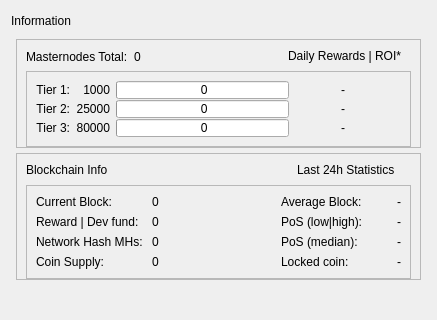
         <widget class="QFrame" name="frame_bottom_1">
          <property name="minimumSize">
           <size>
            <width>0</width>
            <height>320</height>
           </size>
          </property>
          <layout class="QVBoxLayout" name="verticalLayout_9">
           <item>
            <layout class="QVBoxLayout" name="verticalLayout_7">
             <item>
              <layout class="QHBoxLayout" name="horizontalLayout_12">
               <item>
                <widget class="QLabel" name="label_7">
                 <property name="text">
                  <string>Information</string>
                 </property>
                </widget>
               </item>
               <item>
                <spacer name="horizontalSpacer_10">
                 <property name="orientation">
                  <enum>Qt::Horizontal</enum>
                 </property>
                 <property name="sizeHint" stdset="0">
                  <size>
                   <width>40</width>
                   <height>20</height>
                  </size>
                 </property>
                </spacer>
               </item>
              </layout>
             </item>
             <item>
              <widget class="QWidget" name="infoWidget" native="true">
               <layout class="QVBoxLayout" name="informationWidget">
                <property name="spacing">
                 <number>5</number>
                </property>
                <property name="leftMargin">
                 <number>5</number>
                </property>
                <property name="topMargin">
                 <number>2</number>
                </property>
                <property name="rightMargin">
                 <number>5</number>
                </property>
                <property name="bottomMargin">
                 <number>2</number>
                </property>
                <item>
                 <widget class="QFrame" name="frameMnInfo">
                  <property name="frameShape">
                   <enum>QFrame::StyledPanel</enum>
                  </property>
                  <property name="frameShadow">
                   <enum>QFrame::Raised</enum>
                  </property>
                  <layout class="QVBoxLayout" name="verticalLayout_17">
                   <property name="bottomMargin">
                    <number>0</number>
                   </property>
                   <item>
                    <layout class="QHBoxLayout" name="horizontalLayout_9">
                     <item>
                      <widget class="QLabel" name="labelMnTotal">
                       <property name="minimumSize">
                        <size>
                         <width>0</width>
                         <height>0</height>
                        </size>
                       </property>
                       <property name="maximumSize">
                        <size>
                         <width>16777215</width>
                         <height>16777215</height>
                        </size>
                       </property>
                       <property name="text">
                        <string>Masternodes Total:</string>
                       </property>
                      </widget>
                     </item>
                     <item>
                      <widget class="QLabel" name="labelMnTotal_Value">
                       <property name="text">
                        <string>0</string>
                       </property>
                      </widget>
                     </item>
                     <item>
                      <spacer name="horizontalSpacer_7">
                       <property name="orientation">
                        <enum>Qt::Horizontal</enum>
                       </property>
                       <property name="sizeHint" stdset="0">
                        <size>
                         <width>40</width>
                         <height>16</height>
                        </size>
                       </property>
                      </spacer>
                     </item>
                     <item>
                      <widget class="QLabel" name="labelROI">
                       <property name="minimumSize">
                        <size>
                         <width>0</width>
                         <height>0</height>
                        </size>
                       </property>
                       <property name="maximumSize">
                        <size>
                         <width>16777215</width>
                         <height>16777215</height>
                        </size>
                       </property>
                       <property name="text">
                        <string>Daily Rewards | ROI*   </string>
                       </property>
                       <property name="alignment">
                        <set>Qt::AlignRight</set>
                       </property>
                      </widget>
                     </item>
                    </layout>
                   </item>
                   <item>
                    <widget class="QFrame" name="frameMnInfoLevels">
                     <property name="frameShape">
                      <enum>QFrame::StyledPanel</enum>
                     </property>
                     <property name="frameShadow">
                      <enum>QFrame::Raised</enum>
                     </property>
                     <layout class="QGridLayout" name="gridLayout_2">
                      <property name="verticalSpacing">
                       <number>1</number>
                      </property>
                      <item row="0" column="2">
                       <widget class="QProgressBar" name="graphMN1">
                        <property name="minimumSize">
                         <size>
                          <width>0</width>
                          <height>18</height>
                         </size>
                        </property>
                        <property name="maximumSize">
                         <size>
                          <width>16777215</width>
                          <height>18</height>
                         </size>
                        </property>
                        <property name="value">
                         <number>0</number>
                        </property>
                        <property name="format">
                         <string> %v</string>
                        </property>
                       </widget>
                      </item>
                      <item row="1" column="2">
                       <widget class="QProgressBar" name="graphMN2">
                        <property name="minimumSize">
                         <size>
                          <width>0</width>
                          <height>18</height>
                         </size>
                        </property>
                        <property name="maximumSize">
                         <size>
                          <width>16777215</width>
                          <height>18</height>
                         </size>
                        </property>
                        <property name="value">
                         <number>0</number>
                        </property>
                        <property name="format">
                         <string> %v</string>
                        </property>
                       </widget>
                      </item>
                      <item row="3" column="2">
                       <widget class="QProgressBar" name="graphMN3">
                        <property name="minimumSize">
                         <size>
                          <width>0</width>
                          <height>18</height>
                         </size>
                        </property>
                        <property name="maximumSize">
                         <size>
                          <width>16777215</width>
                          <height>18</height>
                         </size>
                        </property>
                        <property name="value">
                         <number>0</number>
                        </property>
                        <property name="format">
                         <string> %v</string>
                        </property>
                       </widget>
                      </item>
                      <item row="0" column="3">
                       <widget class="QLabel" name="roi_11">
                        <property name="minimumSize">
                         <size>
                          <width>50</width>
                          <height>0</height>
                         </size>
                        </property>
                        <property name="maximumSize">
                         <size>
                          <width>16777215</width>
                          <height>16777215</height>
                         </size>
                        </property>
                        <property name="text">
                         <string>-</string>
                        </property>
                        <property name="alignment">
                         <set>Qt::AlignRight|Qt::AlignTrailing|Qt::AlignVCenter</set>
                        </property>
                       </widget>
                      </item>
                      <item row="0" column="4">
                       <widget class="QLabel" name="roi_12">
                        <property name="minimumSize">
                         <size>
                          <width>50</width>
                          <height>0</height>
                         </size>
                        </property>
                        <property name="maximumSize">
                         <size>
                          <width>16777215</width>
                          <height>16777215</height>
                         </size>
                        </property>
                        <property name="text">
                         <string/>
                        </property>
                        <property name="alignment">
                         <set>Qt::AlignLeading|Qt::AlignLeft|Qt::AlignVCenter</set>
                        </property>
                       </widget>
                      </item>
                      <item row="1" column="3">
                       <widget class="QLabel" name="roi_21">
                        <property name="minimumSize">
                         <size>
                          <width>50</width>
                          <height>0</height>
                         </size>
                        </property>
                        <property name="maximumSize">
                         <size>
                          <width>16777215</width>
                          <height>16777215</height>
                         </size>
                        </property>
                        <property name="text">
                         <string>-</string>
                        </property>
                        <property name="alignment">
                         <set>Qt::AlignRight|Qt::AlignTrailing|Qt::AlignVCenter</set>
                        </property>
                       </widget>
                      </item>
                      <item row="1" column="4">
                       <widget class="QLabel" name="roi_22">
                        <property name="minimumSize">
                         <size>
                          <width>50</width>
                          <height>0</height>
                         </size>
                        </property>
                        <property name="maximumSize">
                         <size>
                          <width>16777215</width>
                          <height>16777215</height>
                         </size>
                        </property>
                        <property name="text">
                         <string/>
                        </property>
                        <property name="alignment">
                         <set>Qt::AlignLeading|Qt::AlignLeft|Qt::AlignVCenter</set>
                        </property>
                       </widget>
                      </item>
                      <item row="3" column="3">
                       <widget class="QLabel" name="roi_31">
                        <property name="minimumSize">
                         <size>
                          <width>50</width>
                          <height>0</height>
                         </size>
                        </property>
                        <property name="maximumSize">
                         <size>
                          <width>16777215</width>
                          <height>16777215</height>
                         </size>
                        </property>
                        <property name="text">
                         <string>-</string>
                        </property>
                        <property name="alignment">
                         <set>Qt::AlignRight|Qt::AlignTrailing|Qt::AlignVCenter</set>
                        </property>
                       </widget>
                      </item>
                      <item row="3" column="4">
                       <widget class="QLabel" name="roi_32">
                        <property name="minimumSize">
                         <size>
                          <width>50</width>
                          <height>0</height>
                         </size>
                        </property>
                        <property name="maximumSize">
                         <size>
                          <width>16777215</width>
                          <height>16777215</height>
                         </size>
                        </property>
                        <property name="text">
                         <string/>
                        </property>
                        <property name="alignment">
                         <set>Qt::AlignLeading|Qt::AlignLeft|Qt::AlignVCenter</set>
                        </property>
                       </widget>
                      </item>
                      <item row="0" column="0">
                       <widget class="QLabel" name="label">
                        <property name="minimumSize">
                         <size>
                          <width>0</width>
                          <height>0</height>
                         </size>
                        </property>
                        <property name="maximumSize">
                         <size>
                          <width>16777215</width>
                          <height>16777215</height>
                         </size>
                        </property>
                        <property name="text">
                         <string>Tier 1:</string>
                        </property>
                        <property name="alignment">
                         <set>Qt::AlignRight|Qt::AlignTrailing|Qt::AlignVCenter</set>
                        </property>
                       </widget>
                      </item>
                      <item row="1" column="0">
                       <widget class="QLabel" name="label_2">
                        <property name="minimumSize">
                         <size>
                          <width>0</width>
                          <height>0</height>
                         </size>
                        </property>
                        <property name="maximumSize">
                         <size>
                          <width>16777215</width>
                          <height>16777215</height>
                         </size>
                        </property>
                        <property name="text">
                         <string>Tier 2:</string>
                        </property>
                        <property name="alignment">
                         <set>Qt::AlignRight|Qt::AlignTrailing|Qt::AlignVCenter</set>
                        </property>
                       </widget>
                      </item>
                      <item row="3" column="0">
                       <widget class="QLabel" name="label_3">
                        <property name="minimumSize">
                         <size>
                          <width>0</width>
                          <height>0</height>
                         </size>
                        </property>
                        <property name="maximumSize">
                         <size>
                          <width>16777215</width>
                          <height>16777215</height>
                         </size>
                        </property>
                        <property name="text">
                         <string>Tier 3:</string>
                        </property>
                        <property name="alignment">
                         <set>Qt::AlignRight|Qt::AlignTrailing|Qt::AlignVCenter</set>
                        </property>
                       </widget>
                      </item>
                      <item row="0" column="1">
                       <widget class="QLabel" name="label_lcolat">
                        <property name="text">
                         <string>1000</string>
                        </property>
                        <property name="alignment">
                         <set>Qt::AlignRight|Qt::AlignTrailing|Qt::AlignVCenter</set>
                        </property>
                       </widget>
                      </item>
                      <item row="1" column="1">
                       <widget class="QLabel" name="label_mcolat">
                        <property name="text">
                         <string>25000</string>
                        </property>
                        <property name="alignment">
                         <set>Qt::AlignRight|Qt::AlignTrailing|Qt::AlignVCenter</set>
                        </property>
                       </widget>
                      </item>
                      <item row="3" column="1">
                       <widget class="QLabel" name="label_fcolat">
                        <property name="text">
                         <string>80000</string>
                        </property>
                        <property name="alignment">
                         <set>Qt::AlignRight|Qt::AlignTrailing|Qt::AlignVCenter</set>
                        </property>
                       </widget>
                      </item>
                     </layout>
                    </widget>
                   </item>
                  </layout>
                 </widget>
                </item>
                <item>
                 <widget class="QFrame" name="frameBlockchainInfo">
                  <property name="frameShape">
                   <enum>QFrame::StyledPanel</enum>
                  </property>
                  <property name="frameShadow">
                   <enum>QFrame::Raised</enum>
                  </property>
                  <layout class="QVBoxLayout" name="verticalLayout_18">
                   <property name="bottomMargin">
                    <number>0</number>
                   </property>
                   <item>
                    <layout class="QHBoxLayout" name="horizontalLayout_13">
                     <item>
                      <widget class="QLabel" name="label_blockchaininfo">
                       <property name="text">
                        <string>Blockchain Info</string>
                       </property>
                       <property name="alignment">
                        <set>Qt::AlignLeading</set>
                       </property>
                      </widget>
                     </item>
                     <item>
                      <spacer name="horizontalSpacer_6">
                       <property name="orientation">
                        <enum>Qt::Horizontal</enum>
                       </property>
                       <property name="sizeType">
                        <enum>QSizePolicy::Expanding</enum>
                       </property>
                       <property name="sizeHint" stdset="0">
                        <size>
                         <width>40</width>
                         <height>16</height>
                        </size>
                       </property>
                      </spacer>
                     </item>
                     <item>
                      <widget class="QLabel" name="label_24hblockchaininfo">
                       <property name="text">
                        <string>Last 24h Statistics     </string>
                       </property>
                       <property name="alignment">
                        <set>Qt::AlignRight</set>
                       </property>
                      </widget>
                     </item>
                    </layout>
                   </item>
                   <item>
                    <widget class="QFrame" name="frameBlockchainInfoData">
                     <property name="frameShape">
                      <enum>QFrame::StyledPanel</enum>
                     </property>
                     <property name="frameShadow">
                      <enum>QFrame::Raised</enum>
                     </property>
                     <layout class="QGridLayout" name="gridLayout_3">
                      <item row="0" column="0">
                       <widget class="QLabel" name="label_CurrentBlock">
                        <property name="minimumSize">
                         <size>
                          <width>110</width>
                          <height>0</height>
                         </size>
                        </property>
                        <property name="maximumSize">
                         <size>
                          <width>130</width>
                          <height>16777215</height>
                         </size>
                        </property>
                        <property name="text">
                         <string>Current Block:</string>
                        </property>
                        <property name="alignment">
                         <set>Qt::AlignVCenter</set>
                        </property>
                       </widget>
                      </item>
                      <item row="0" column="1">
                       <widget class="QLabel" name="label_CurrentBlock_value">
                        <property name="minimumSize">
                         <size>
                          <width>110</width>
                          <height>0</height>
                         </size>
                        </property>
                        <property name="maximumSize">
                         <size>
                          <width>130</width>
                          <height>16777215</height>
                         </size>
                        </property>
                        <property name="text">
                         <string>0</string>
                        </property>
                        <property name="alignment">
                         <set>Qt::AlignVCenter</set>
                        </property>
                       </widget>
                      </item>
                      <item row="0" column="2">
                       <widget class="QLabel" name="label_spacer">
                        <property name="minimumSize">
                         <size>
                          <width>0</width>
                          <height>0</height>
                         </size>
                        </property>
                        <property name="maximumSize">
                         <size>
                          <width>16777215</width>
                          <height>16777215</height>
                         </size>
                        </property>
                        <property name="text">
                         <string/>
                        </property>
                       </widget>
                      </item>
                      <item row="0" column="3">
                       <widget class="QLabel" name="label_24hBlock">
                        <property name="minimumSize">
                         <size>
                          <width>110</width>
                          <height>0</height>
                         </size>
                        </property>
                        <property name="maximumSize">
                         <size>
                          <width>130</width>
                          <height>16777215</height>
                         </size>
                        </property>
                        <property name="text">
                         <string>Average Block:</string>
                        </property>
                        <property name="alignment">
                         <set>Qt::AlignVCenter</set>
                        </property>
                       </widget>
                      </item>
                      <item row="0" column="4">
                       <widget class="QLabel" name="label_24hBlock_value">
                        <property name="minimumSize">
                         <size>
                          <width>0</width>
                          <height>0</height>
                         </size>
                        </property>
                        <property name="maximumSize">
                         <size>
                          <width>100</width>
                          <height>16777215</height>
                         </size>
                        </property>
                        <property name="text">
                         <string>-</string>
                        </property>
                        <property name="alignment">
                         <set>Qt::AlignVCenter</set>
                        </property>
                       </widget>
                      </item>
                      <item row="1" column="0">
                       <widget class="QLabel" name="label_CurrentBlockReward">
                        <property name="text">
                         <string>Reward | Dev fund:</string>
                        </property>
                        <property name="alignment">
                         <set>Qt::AlignVCenter</set>
                        </property>
                       </widget>
                      </item>
                      <item row="1" column="1">
                       <widget class="QLabel" name="label_CurrentBlockReward_value">
                        <property name="text">
                         <string>0</string>
                        </property>
                        <property name="alignment">
                         <set>Qt::AlignVCenter</set>
                        </property>
                       </widget>
                      </item>
                      <item row="1" column="3">
                       <widget class="QLabel" name="label_24hPoS">
                        <property name="toolTip">
                         <string>Average value of 100 max/min inputs in the last 24 hours</string>
                        </property>
                        <property name="text">
                         <string>PoS (low|high):</string>
                        </property>
                        <property name="alignment">
                         <set>Qt::AlignVCenter</set>
                        </property>
                       </widget>
                      </item>
                      <item row="1" column="4">
                       <widget class="QLabel" name="label_24hPoS_value">
                        <property name="text">
                         <string>-</string>
                        </property>
                        <property name="alignment">
                         <set>Qt::AlignVCenter</set>
                        </property>
                       </widget>
                      </item>
                      <item row="2" column="0">
                       <widget class="QLabel" name="label_Nethash">
                        <property name="text">
                         <string>Network Hash MHs:</string>
                        </property>
                        <property name="alignment">
                         <set>Qt::AlignVCenter</set>
                        </property>
                       </widget>
                      </item>
                      <item row="2" column="1">
                       <widget class="QLabel" name="label_Nethash_value">
                        <property name="text">
                         <string>0</string>
                        </property>
                        <property name="alignment">
                         <set>Qt::AlignVCenter</set>
                        </property>
                       </widget>
                      </item>
                      <item row="2" column="3">
                       <widget class="QLabel" name="label_24hPoSMedian">
                        <property name="toolTip">
                         <string>Median value of all PoS inputs in the last 24 hours</string>
                        </property>
                        <property name="text">
                         <string>PoS (median):</string>
                        </property>
                        <property name="alignment">
                         <set>Qt::AlignVCenter</set>
                        </property>
                       </widget>
                      </item>
                      <item row="2" column="4">
                       <widget class="QLabel" name="label_24hPoSMedian_value">
                        <property name="text">
                         <string>-</string>
                        </property>
                        <property name="alignment">
                         <set>Qt::AlignVCenter</set>
                        </property>
                       </widget>
                      </item>
                      <item row="3" column="0">
                       <widget class="QLabel" name="label_Supply">
                        <property name="text">
                         <string>Coin Supply:</string>
                        </property>
                        <property name="alignment">
                         <set>Qt::AlignVCenter</set>
                        </property>
                       </widget>
                      </item>
                      <item row="3" column="1">
                       <widget class="QLabel" name="label_Supply_value">
                        <property name="text">
                         <string>0</string>
                        </property>
                        <property name="alignment">
                         <set>Qt::AlignVCenter</set>
                        </property>
                       </widget>
                      </item>
                      <item row="3" column="3">
                       <widget class="QLabel" name="label_LockedCoin">
                        <property name="text">
                         <string>Locked coin:</string>
                        </property>
                        <property name="alignment">
                         <set>Qt::AlignVCenter</set>
                        </property>
                       </widget>
                      </item>
                      <item row="3" column="4">
                       <widget class="QLabel" name="label_LockedCoin_value">
                        <property name="text">
                         <string>-</string>
                        </property>
                        <property name="alignment">
                         <set>Qt::AlignVCenter</set>
                        </property>
                       </widget>
                      </item>
                     </layout>
                    </widget>
                   </item>
                  </layout>
                 </widget>
                </item>
                <item>
                 <spacer name="verticalSpacer_2">
                  <property name="orientation">
                   <enum>Qt::Vertical</enum>
                  </property>
                  <property name="sizeHint" stdset="0">
                   <size>
                    <width>20</width>
                    <height>10</height>
                   </size>
                  </property>
                 </spacer>
                </item>
               </layout>
              </widget>
             </item>
            </layout>
           </item>
          </layout>
         </widget>
